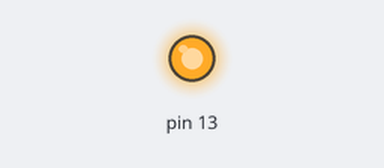
This sketch was run on a simulated Arduino Uno, built for the host (arithmetic inside an expression is 32-bit, double 64-bit). Shown: output pins drawn as LEDs (lit = HIGH). At 0.0 s the program stops and its outputs stay as they are.

Above: at 0.1 s.
Timing chart, 0 to 1.5 s (numbered marks = the images above):
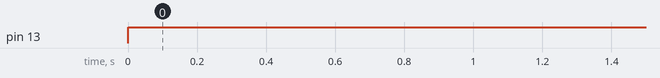

The sketch:

aula_6_atv_01.ino
```cpp
#include <avr/io.h>

// Variavel que controla o periodo de piscagem (em ms)
int tempo = 500;

// Configura o Hardware do Timer 1 (16 bits) para uma base de tempo de 1ms.
// O clock de 16MHz com prescaler de 64 resulta em 250.000 incrementos/segundo.
void setup_timer() {
    // TCCR1A e TCCR1B: Registradores de controle do Timer 1
    TCCR1A = 0; // Modo normal de operacao

    // CS11 e CS10 em 1: Define o Prescaler (divisor) em 64
    TCCR1B = (1 << CS11) | (1 << CS10);

    // OCR1A: Registrador de comparacao. 250 ticks equivalem a exatamente 1ms.
    OCR1A = 250;
}

// Funcao delay_timer: Pausa a execucao por 'ms' milissegundos.
// Utiliza o registrador TCNT1 que conta fisicamente os ciclos do processador.
void delay_timer(unsigned int ms) {
    for (unsigned int i = 0; i < ms; i++) {
        // TCNT1: Registrador que guarda a contagem atual do Timer
        TCNT1 = 0; // Reseta o contador para iniciar um novo ciclo de 1ms
        // Polling: segura a CPU ate o contador atingir o valor de 1ms (OCR1A)
        while (TCNT1 < OCR1A) {
            // Instrucao assembly NOP (No Operation) impede que o compilador
            // exclua o loop durante a otimizacao.
            __asm__("nop");
        }
    }
}

int main(void) {
    // DDRB: Data Direction Register B.
    // Atribuicao direta (=) garante que APENAS o PB5 (pino 13) seja SAIDA (1).
    DDRB = (1 << DDB5);

    // Inicializa a configuracao do hardware de tempo
    setup_timer();

    while (1) {
        // PORTB: Registrador de dados da Porta B.
        // Seta o bit 5: nivel logico alto -> LED aceso.
        PORTB |= (1 << PORTB5);
        delay_timer(tempo);

        // Limpa o bit 5: nivel logico baixo -> LED apagado.
        PORTB &= ~(1 << PORTB5);
        delay_timer(tempo);
    }

    return 0;
}
```

Measured:
- by itself, pin 13: LOW → HIGH at 0.00 s
